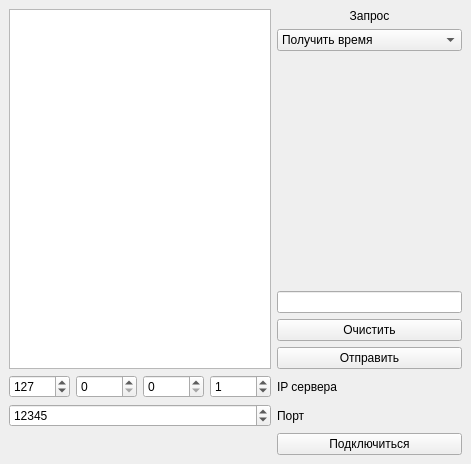
<?xml version="1.0" encoding="UTF-8"?>
<ui version="4.0">
 <class>MainWindow</class>
 <widget class="QMainWindow" name="MainWindow">
  <property name="geometry">
   <rect>
    <x>0</x>
    <y>0</y>
    <width>471</width>
    <height>464</height>
   </rect>
  </property>
  <property name="windowTitle">
   <string>TCPclient</string>
  </property>
  <widget class="QWidget" name="centralwidget">
   <layout class="QGridLayout" name="gridLayout">
    <item row="6" column="2">
     <widget class="QSpinBox" name="spB_ip2">
      <property name="sizePolicy">
       <sizepolicy hsizetype="Preferred" vsizetype="Fixed">
        <horstretch>0</horstretch>
        <verstretch>0</verstretch>
       </sizepolicy>
      </property>
      <property name="maximum">
       <number>255</number>
      </property>
     </widget>
    </item>
    <item row="1" column="4">
     <widget class="QComboBox" name="cb_request">
      <property name="sizePolicy">
       <sizepolicy hsizetype="Preferred" vsizetype="Fixed">
        <horstretch>0</horstretch>
        <verstretch>0</verstretch>
       </sizepolicy>
      </property>
      <item>
       <property name="text">
        <string>Получить время</string>
       </property>
      </item>
      <item>
       <property name="text">
        <string>Получить свободное место</string>
       </property>
      </item>
      <item>
       <property name="text">
        <string>Получить статистику</string>
       </property>
      </item>
      <item>
       <property name="text">
        <string>Отправить данные</string>
       </property>
      </item>
      <item>
       <property name="text">
        <string>Очистить память сервера</string>
       </property>
      </item>
     </widget>
    </item>
    <item row="3" column="4">
     <widget class="QLineEdit" name="le_data">
      <property name="sizePolicy">
       <sizepolicy hsizetype="Preferred" vsizetype="Fixed">
        <horstretch>0</horstretch>
        <verstretch>0</verstretch>
       </sizepolicy>
      </property>
     </widget>
    </item>
    <item row="2" column="4">
     <spacer name="verticalSpacer">
      <property name="orientation">
       <enum>Qt::Orientation::Vertical</enum>
      </property>
      <property name="sizeHint" stdset="0">
       <size>
        <width>20</width>
        <height>40</height>
       </size>
      </property>
     </spacer>
    </item>
    <item row="6" column="3">
     <widget class="QSpinBox" name="spB_ip1">
      <property name="sizePolicy">
       <sizepolicy hsizetype="Preferred" vsizetype="Fixed">
        <horstretch>0</horstretch>
        <verstretch>0</verstretch>
       </sizepolicy>
      </property>
      <property name="maximum">
       <number>255</number>
      </property>
      <property name="value">
       <number>1</number>
      </property>
     </widget>
    </item>
    <item row="7" column="0" colspan="4">
     <widget class="QSpinBox" name="spB_port">
      <property name="minimum">
       <number>1</number>
      </property>
      <property name="maximum">
       <number>65535</number>
      </property>
      <property name="value">
       <number>12345</number>
      </property>
     </widget>
    </item>
    <item row="5" column="4">
     <widget class="QPushButton" name="pb_request">
      <property name="sizePolicy">
       <sizepolicy hsizetype="Preferred" vsizetype="Fixed">
        <horstretch>0</horstretch>
        <verstretch>0</verstretch>
       </sizepolicy>
      </property>
      <property name="text">
       <string>Отправить</string>
      </property>
     </widget>
    </item>
    <item row="6" column="1">
     <widget class="QSpinBox" name="spB_ip3">
      <property name="sizePolicy">
       <sizepolicy hsizetype="Preferred" vsizetype="Fixed">
        <horstretch>0</horstretch>
        <verstretch>0</verstretch>
       </sizepolicy>
      </property>
      <property name="maximum">
       <number>255</number>
      </property>
     </widget>
    </item>
    <item row="7" column="4">
     <widget class="QLabel" name="lb_port">
      <property name="text">
       <string>Порт</string>
      </property>
     </widget>
    </item>
    <item row="8" column="0">
     <widget class="QLabel" name="lb_connectStatus">
      <property name="text">
       <string/>
      </property>
     </widget>
    </item>
    <item row="6" column="4">
     <widget class="QLabel" name="lb_ip">
      <property name="text">
       <string>IP сервера</string>
      </property>
     </widget>
    </item>
    <item row="4" column="4">
     <widget class="QPushButton" name="pb_clear">
      <property name="sizePolicy">
       <sizepolicy hsizetype="Preferred" vsizetype="Fixed">
        <horstretch>0</horstretch>
        <verstretch>0</verstretch>
       </sizepolicy>
      </property>
      <property name="text">
       <string>Очистить</string>
      </property>
     </widget>
    </item>
    <item row="6" column="0">
     <widget class="QSpinBox" name="spB_ip4">
      <property name="sizePolicy">
       <sizepolicy hsizetype="Preferred" vsizetype="Fixed">
        <horstretch>0</horstretch>
        <verstretch>0</verstretch>
       </sizepolicy>
      </property>
      <property name="maximum">
       <number>255</number>
      </property>
      <property name="value">
       <number>127</number>
      </property>
     </widget>
    </item>
    <item row="8" column="4">
     <widget class="QPushButton" name="pb_connect">
      <property name="sizePolicy">
       <sizepolicy hsizetype="Preferred" vsizetype="Fixed">
        <horstretch>0</horstretch>
        <verstretch>0</verstretch>
       </sizepolicy>
      </property>
      <property name="text">
       <string>Подключиться</string>
      </property>
     </widget>
    </item>
    <item row="0" column="4">
     <widget class="QLabel" name="lb_request">
      <property name="text">
       <string>Запрос</string>
      </property>
      <property name="alignment">
       <set>Qt::AlignmentFlag::AlignCenter</set>
      </property>
     </widget>
    </item>
    <item row="0" column="0" rowspan="6" colspan="4">
     <widget class="QTextBrowser" name="tb_result">
      <property name="sizePolicy">
       <sizepolicy hsizetype="Preferred" vsizetype="Expanding">
        <horstretch>0</horstretch>
        <verstretch>0</verstretch>
       </sizepolicy>
      </property>
     </widget>
    </item>
   </layout>
  </widget>
 </widget>
 <tabstops>
  <tabstop>tb_result</tabstop>
  <tabstop>spB_ip4</tabstop>
  <tabstop>spB_ip3</tabstop>
  <tabstop>spB_ip2</tabstop>
  <tabstop>spB_ip1</tabstop>
  <tabstop>spB_port</tabstop>
  <tabstop>cb_request</tabstop>
  <tabstop>le_data</tabstop>
  <tabstop>pb_clear</tabstop>
  <tabstop>pb_request</tabstop>
  <tabstop>pb_connect</tabstop>
 </tabstops>
 <resources/>
 <connections>
  <connection>
   <sender>pb_clear</sender>
   <signal>clicked()</signal>
   <receiver>tb_result</receiver>
   <slot>clear()</slot>
   <hints>
    <hint type="sourcelabel">
     <x>323</x>
     <y>360</y>
    </hint>
    <hint type="destinationlabel">
     <x>242</x>
     <y>348</y>
    </hint>
   </hints>
  </connection>
 </connections>
</ui>
